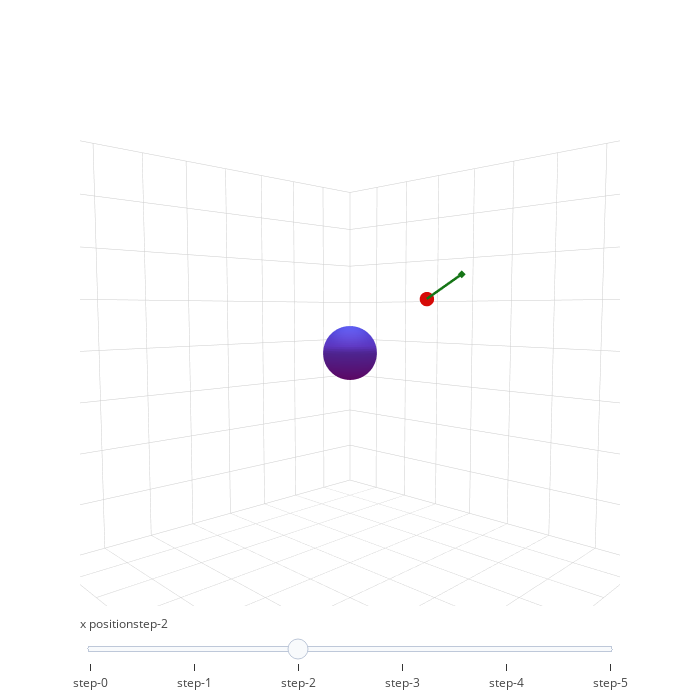

Notebook source saved alongside this figure:
### Code cell
fig=go.Figure(data=data,layout=layout)
iplot(fig)

### Figure 1 — Plotly figure (JSON) as saved in the notebook; plotly's stock layout.template omitted (floating-point values rounded to 4 significant figures; data arrays with more than 128 entries replaced by an {"elided": "..."} marker saying what was removed)
{"data": [{"colorscale": [[0, "rgb(115,7,122)"], [1, "rgb(80,80,230)"]], "showscale": false, "type": "surface", "x": {"elided": "40x40 float values"}, "y": {"elided": "40x40 float values"}, "z": {"elided": "40x40 float values"}}, {"line": {"color": "rgb(21,117,22)", "width": 5}, "marker": {"color": "rgb(21,117,22)", "size": 2, "symbol": "diamond"}, "type": "scatter3d", "x": [2, 2.906], "y": [2, 2.906], "z": [2, 2.906]}, {"marker": {"color": "rgb(214,11,8)", "size": 5}, "type": "scatter3d", "x": [2], "y": [2], "z": [2]}], "layout": {"autosize": true, "height": 700, "margin": {}, "scene": {"aspectmode": "cube", "camera": {"center": {"x": 0, "y": 0, "z": 0}, "eye": {"x": 1, "y": -1, "z": 0.1}}, "xaxis": {"autorange": false, "range": [-8, 8], "zeroline": false}, "yaxis": {"autorange": false, "range": [-8, 8], "zeroline": false}, "zaxis": {"autorange": false, "range": [-8, 8], "zeroline": false}}, "showlegend": false, "sliders": [{"active": 2, "currentvalue": {"prefix": "x position"}, "pad": {"t": 6}, "steps": [{"args": [{"x": {"elided": "3 rows, 1603 float values in total"}, "y": {"elided": "3 rows, 1603 float values in total"}, "z": {"elided": "3 rows, 1603 float values in total"}}], "method": "update"}, {"args": [{"x": {"elided": "3 rows, 1603 float values in total"}, "y": {"elided": "3 rows, 1603 float values in total"}, "z": {"elided": "3 rows, 1603 float values in total"}}], "method": "update"}, {"args": [{"x": {"elided": "3 rows, 1603 float values in total"}, "y": {"elided": "3 rows, 1603 float values in total"}, "z": {"elided": "3 rows, 1603 float values in total"}}], "method": "update"}, {"args": [{"x": {"elided": "3 rows, 1603 float values in total"}, "y": {"elided": "3 rows, 1603 float values in total"}, "z": {"elided": "3 rows, 1603 float values in total"}}], "method": "update"}, {"args": [{"x": {"elided": "3 rows, 1603 float values in total"}, "y": {"elided": "3 rows, 1603 float values in total"}, "z": {"elided": "3 rows, 1603 float values in total"}}], "method": "update"}, {"args": [{"x": {"elided": "3 rows, 1603 float values in total"}, "y": {"elided": "3 rows, 1603 float values in total"}, "z": {"elided": "3 rows, 1603 float values in total"}}], "method": "update"}]}], "width": 700}}
